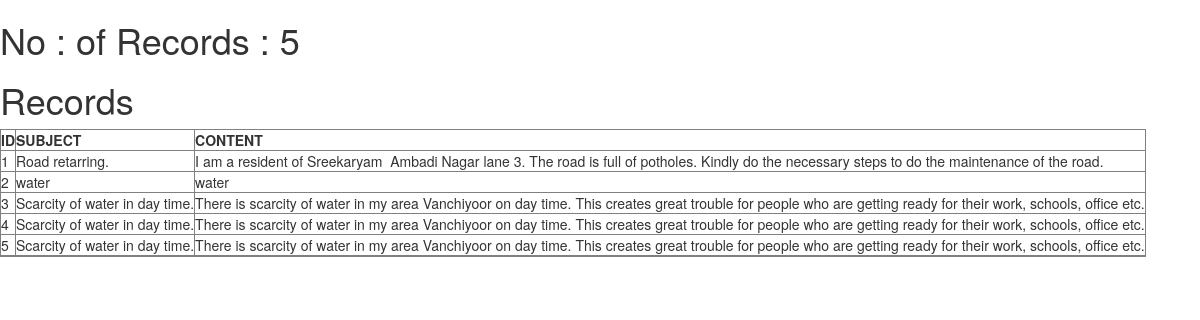
Page /shownotifications on the committed database.
### app.py (models this page shows, shortened)
class Complaints(db.Model):
    comp_id = Column(Integer,primary_key=True)
    subject=Column(Text,nullable=False)
    content=Column(Text,nullable=False)

### app.py (the view)
@app.route('/shownotifications')
def show_notifications():
    all_data = Complaints.query.all()
    complaints_id_list=[]
    complaints_subject_list=[]
    complaints_content_list=[]
    for i in all_data:
       complaints_id_list.append(i.comp_id)
       complaints_subject_list.append(i.subject)
       complaints_content_list.append(i.content)
    length=len(complaints_content_list)
    return render_template('table.html',length=length,complaints_id_list=complaints_id_list,complaints_subject_list=complaints_subject_list,complaints_content_list=complaints_content_list)

### app.py (called while the page is built)
@app.teardown_appcontext
def shutdown_session(exception=None):
    db_session.remove()

### templates/table.html
{% extends "bootstrap/base.html"%}
{%block content%}
<h1>No : of Records : {{length}}</h1>
<h1>Records</h1>
<table border="1">
    <tr> <th>ID</th>
        <th>SUBJECT</th>
        <th>CONTENT</th>
    </tr>
    {% for i in range(0,length+1) %}
    <tr>
        <td>{{complaints_id_list[i]}}</td>
        <td>{{complaints_subject_list[i]}}</td>
        <td>{{complaints_content_list[i]}}</td>
    </tr>
    {% endfor %}
</table>
{% endblock %}

### rows in the picture
Complaints: subject "Road retarring.", content "I am a resident of Sreekaryam Ambadi Nagar lane 3. The road is full of potholes. Kindly do the necessary steps to do the maintenance of the road."
Complaints: subject "water", content "water"
Complaints: subject "Scarcity of water in day time.", content "There is scarcity of water in my area Vanchiyoor on day time. This creates great trouble for people who are getting ready for their work, schools, office etc."
Complaints: subject "Scarcity of water in day time.", content "There is scarcity of water in my area Vanchiyoor on day time. This creates great trouble for people who are getting ready for their work, schools, office etc."
Complaints: subject "Scarcity of water in day time.", content "There is scarcity of water in my area Vanchiyoor on day time. This creates great trouble for people who are getting ready for their work, schools, office etc."

### other values in the picture
{{ length }} "5"
{{ complaints_id_list[i] }} "1" "2" "3" "4" "5"
